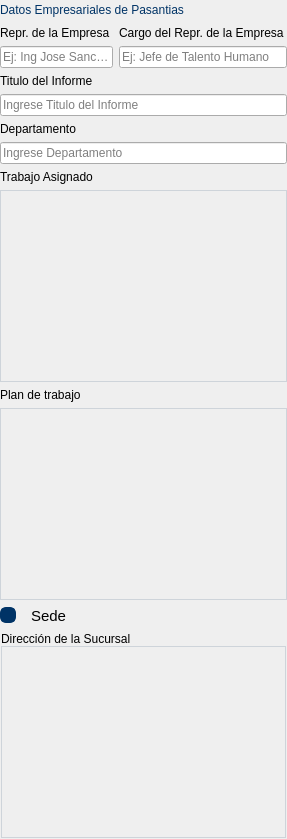
           <widget class="QWidget" name="page_2">
            <property name="styleSheet">
             <string notr="true">#page_2{
background-color: transparent;
}</string>
            </property>
            <layout class="QVBoxLayout" name="verticalLayout_20">
             <property name="leftMargin">
              <number>0</number>
             </property>
             <property name="topMargin">
              <number>0</number>
             </property>
             <property name="rightMargin">
              <number>0</number>
             </property>
             <property name="bottomMargin">
              <number>0</number>
             </property>
             <item>
              <layout class="QHBoxLayout" name="horizontalLayout_9">
               <item>
                <widget class="QLabel" name="email_label_3">
                 <property name="styleSheet">
                  <string notr="true">QLabel{
	color: rgb(0, 51, 102);
	background-color: transparent;
	font: 18pt &quot;Segoe UI&quot;;
}</string>
                 </property>
                 <property name="text">
                  <string>Datos Empresariales de Pasantias</string>
                 </property>
                </widget>
               </item>
               <item>
                <spacer name="horizontalSpacer_4">
                 <property name="orientation">
                  <enum>Qt::Orientation::Horizontal</enum>
                 </property>
                 <property name="sizeHint" stdset="0">
                  <size>
                   <width>40</width>
                   <height>20</height>
                  </size>
                 </property>
                </spacer>
               </item>
              </layout>
             </item>
             <item>
              <layout class="QHBoxLayout" name="horizontalLayout_6" stretch="0,0">
               <item>
                <layout class="QVBoxLayout" name="verticalLayout_4">
                 <item>
                  <widget class="QLabel" name="primernombre_label_5">
                   <property name="text">
                    <string>Repr. de la Empresa </string>
                   </property>
                  </widget>
                 </item>
                 <item>
                  <widget class="QLineEdit" name="repr_input">
                   <property name="enabled">
                    <bool>true</bool>
                   </property>
                   <property name="sizePolicy">
                    <sizepolicy hsizetype="Expanding" vsizetype="Expanding">
                     <horstretch>0</horstretch>
                     <verstretch>0</verstretch>
                    </sizepolicy>
                   </property>
                   <property name="styleSheet">
                    <string notr="true"/>
                   </property>
                   <property name="echoMode">
                    <enum>QLineEdit::EchoMode::Normal</enum>
                   </property>
                   <property name="readOnly">
                    <bool>false</bool>
                   </property>
                   <property name="placeholderText">
                    <string>Ej: Ing Jose Sanchez</string>
                   </property>
                  </widget>
                 </item>
                </layout>
               </item>
               <item>
                <layout class="QVBoxLayout" name="verticalLayout_6">
                 <item>
                  <widget class="QLabel" name="primernombre_label_6">
                   <property name="text">
                    <string>Cargo del Repr. de la Empresa </string>
                   </property>
                  </widget>
                 </item>
                 <item>
                  <widget class="QLineEdit" name="cargo_repr_input">
                   <property name="enabled">
                    <bool>true</bool>
                   </property>
                   <property name="sizePolicy">
                    <sizepolicy hsizetype="Expanding" vsizetype="Expanding">
                     <horstretch>0</horstretch>
                     <verstretch>0</verstretch>
                    </sizepolicy>
                   </property>
                   <property name="styleSheet">
                    <string notr="true"/>
                   </property>
                   <property name="echoMode">
                    <enum>QLineEdit::EchoMode::Normal</enum>
                   </property>
                   <property name="readOnly">
                    <bool>false</bool>
                   </property>
                   <property name="placeholderText">
                    <string>Ej: Jefe de Talento Humano</string>
                   </property>
                  </widget>
                 </item>
                </layout>
               </item>
              </layout>
             </item>
             <item>
              <layout class="QVBoxLayout" name="verticalLayout_5">
               <item>
                <widget class="QLabel" name="primernombre_label_4">
                 <property name="text">
                  <string>Titulo del Informe</string>
                 </property>
                </widget>
               </item>
               <item>
                <widget class="QLineEdit" name="titulo_input">
                 <property name="enabled">
                  <bool>true</bool>
                 </property>
                 <property name="sizePolicy">
                  <sizepolicy hsizetype="Expanding" vsizetype="Expanding">
                   <horstretch>0</horstretch>
                   <verstretch>0</verstretch>
                  </sizepolicy>
                 </property>
                 <property name="styleSheet">
                  <string notr="true"/>
                 </property>
                 <property name="echoMode">
                  <enum>QLineEdit::EchoMode::Normal</enum>
                 </property>
                 <property name="readOnly">
                  <bool>false</bool>
                 </property>
                 <property name="placeholderText">
                  <string>Ingrese Titulo del Informe</string>
                 </property>
                </widget>
               </item>
              </layout>
             </item>
             <item>
              <layout class="QVBoxLayout" name="verticalLayout_3">
               <item>
                <widget class="QLabel" name="primernombre_label_3">
                 <property name="text">
                  <string>Departamento</string>
                 </property>
                </widget>
               </item>
               <item>
                <widget class="QLineEdit" name="departamento_input">
                 <property name="enabled">
                  <bool>true</bool>
                 </property>
                 <property name="sizePolicy">
                  <sizepolicy hsizetype="Expanding" vsizetype="Expanding">
                   <horstretch>0</horstretch>
                   <verstretch>0</verstretch>
                  </sizepolicy>
                 </property>
                 <property name="styleSheet">
                  <string notr="true"/>
                 </property>
                 <property name="echoMode">
                  <enum>QLineEdit::EchoMode::Normal</enum>
                 </property>
                 <property name="readOnly">
                  <bool>false</bool>
                 </property>
                 <property name="placeholderText">
                  <string>Ingrese Departamento</string>
                 </property>
                </widget>
               </item>
              </layout>
             </item>
             <item>
              <layout class="QVBoxLayout" name="verticalLayout_2">
               <item>
                <widget class="QLabel" name="primernombre_label_2">
                 <property name="text">
                  <string>Trabajo Asignado</string>
                 </property>
                </widget>
               </item>
               <item>
                <widget class="QPlainTextEdit" name="trabajo_input">
                 <property name="styleSheet">
                  <string notr="true">QPlainTextEdit{
	background-color: transparent;
	border:1px solid #ced4da;
}
</string>
                 </property>
                </widget>
               </item>
              </layout>
             </item>
             <item>
              <layout class="QVBoxLayout" name="verticalLayout_7">
               <item>
                <widget class="QLabel" name="primernombre_label_7">
                 <property name="text">
                  <string>Plan de trabajo</string>
                 </property>
                </widget>
               </item>
               <item>
                <widget class="QPlainTextEdit" name="plan_input">
                 <property name="styleSheet">
                  <string notr="true">QPlainTextEdit{
	background-color: transparent;
	border:1px solid #ced4da;
}
</string>
                 </property>
                </widget>
               </item>
              </layout>
             </item>
             <item>
              <widget class="QCheckBox" name="checkBox">
               <property name="styleSheet">
                <string notr="true">QCheckBox {background-color: transparent; spacing: 15px; font-size: 15px; }


QCheckBox::indicator {
 width: 12px; height: 12px;
 border: 2px solid #555; border-radius: 6px;
 background: #2b2b2b;
}

QCheckBox::indicator:checked {
                background-color: #003366; border-color: #003366;
            }
</string>
               </property>
               <property name="text">
                <string>Sede</string>
               </property>
               <property name="checked">
                <bool>true</bool>
               </property>
               <property name="tristate">
                <bool>false</bool>
               </property>
              </widget>
             </item>
             <item>
              <widget class="QFrame" name="frame">
               <property name="styleSheet">
                <string notr="true">#frame{
	background-color:transparent;
}</string>
               </property>
               <property name="frameShape">
                <enum>QFrame::Shape::StyledPanel</enum>
               </property>
               <property name="frameShadow">
                <enum>QFrame::Shadow::Raised</enum>
               </property>
               <layout class="QGridLayout" name="gridLayout_2">
                <property name="leftMargin">
                 <number>0</number>
                </property>
                <property name="topMargin">
                 <number>0</number>
                </property>
                <property name="rightMargin">
                 <number>0</number>
                </property>
                <property name="bottomMargin">
                 <number>0</number>
                </property>
                <property name="spacing">
                 <number>0</number>
                </property>
                <item row="0" column="0">
                 <layout class="QVBoxLayout" name="verticalLayout_8">
                  <item>
                   <widget class="QLabel" name="primernombre_label_8">
                    <property name="text">
                     <string>Dirección de la Sucursal</string>
                    </property>
                   </widget>
                  </item>
                  <item>
                   <widget class="QPlainTextEdit" name="direccion_input">
                    <property name="styleSheet">
                     <string notr="true">QPlainTextEdit{
	background-color: transparent;
	border:1px solid #ced4da;
}
</string>
                    </property>
                   </widget>
                  </item>
                 </layout>
                </item>
               </layout>
              </widget>
             </item>
            </layout>
           </widget>
